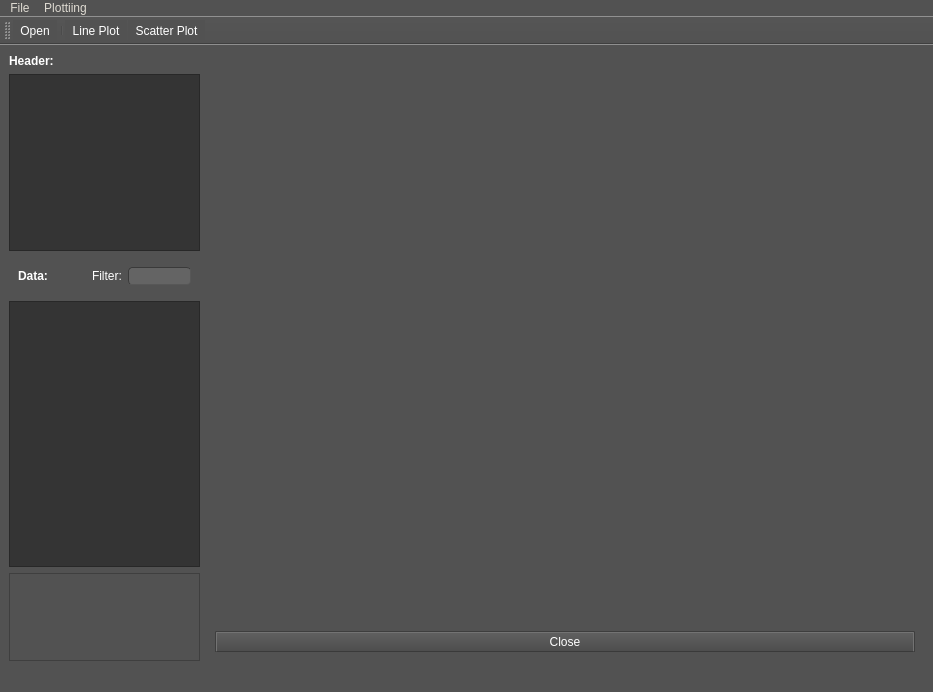
<?xml version="1.0" encoding="UTF-8"?>
<ui version="4.0">
 <class>Viewer</class>
 <widget class="QMainWindow" name="Viewer">
  <property name="geometry">
   <rect>
    <x>0</x>
    <y>0</y>
    <width>933</width>
    <height>692</height>
   </rect>
  </property>
  <property name="windowTitle">
   <string>TFS Viewer</string>
  </property>
  <property name="styleSheet">
   <string notr="true">/*
ElegantDark Style Sheet for QT Applications
Author: Jaime A. Quiroga P.
Company: GTRONICK
Last updated: 17/04/2018
Available at: https://github.com/GTRONICK/QSS/blob/master/ElegantDark.qss
*/
* {
	background-color:rgb(82, 82, 82);
	color: rgb(255,255,255);
	selection-background-color: rgb(187, 187, 187);
	selection-color: rgb(60, 63, 65);
}
QTextEdit {
	background-color:rgb(42, 42, 42);
	color: rgb(0, 255, 0);
}
QTableView {
	alternate-background-color:rgb(72,72,72);
	background-color:rgb(52,52,52);
}
QTableView::item {
	padding:0px;
}
QHeaderView:section{
border-style: outset;
	border-width: 2px;
	border-top-color: qlineargradient(spread:pad, x1:0.5, y1:0.6, x2:0.5, y2:0.4, stop:0 rgba(115, 115, 115, 255), stop:1 rgba(62, 62, 62, 255));
	border-right-color: qlineargradient(spread:pad, x1:0.4, y1:0.5, x2:0.6, y2:0.5, stop:0 rgba(115, 115, 115, 255), stop:1 rgba(62, 62, 62, 255));
	border-left-color: qlineargradient(spread:pad, x1:0.6, y1:0.5, x2:0.4, y2:0.5, stop:0 rgba(115, 115, 115, 255), stop:1 rgba(62, 62, 62, 255));
	border-bottom-color: rgb(58, 58, 58);
	border-bottom-width: 1px;
	border-style: solid;
	color: rgb(255, 255, 255);
	padding: 2px;
	background-color: qlineargradient(spread:pad, x1:0.5, y1:1, x2:0.5, y2:0, stop:0 rgba(77, 77, 77, 255), stop:1 rgba(97, 97, 97, 255));
}
QPushButton{
	border-style: outset;
	border-width: 2px;
	border-top-color: qlineargradient(spread:pad, x1:0.5, y1:0.6, x2:0.5, y2:0.4, stop:0 rgba(115, 115, 115, 255), stop:1 rgba(62, 62, 62, 255));
	border-right-color: qlineargradient(spread:pad, x1:0.4, y1:0.5, x2:0.6, y2:0.5, stop:0 rgba(115, 115, 115, 255), stop:1 rgba(62, 62, 62, 255));
	border-left-color: qlineargradient(spread:pad, x1:0.6, y1:0.5, x2:0.4, y2:0.5, stop:0 rgba(115, 115, 115, 255), stop:1 rgba(62, 62, 62, 255));
	border-bottom-color: rgb(58, 58, 58);
	border-bottom-width: 1px;
	border-style: solid;
	color: rgb(255, 255, 255);
	padding: 2px;
	background-color: qlineargradient(spread:pad, x1:0.5, y1:1, x2:0.5, y2:0, stop:0 rgba(77, 77, 77, 255), stop:1 rgba(97, 97, 97, 255));
}
QPushButton:hover{
	border-style: outset;
	border-width: 2px;
	border-top-color: qlineargradient(spread:pad, x1:0.5, y1:0.6, x2:0.5, y2:0.4, stop:0 rgba(180, 180, 180, 255), stop:1 rgba(110, 110, 110, 255));
	border-right-color: qlineargradient(spread:pad, x1:0.4, y1:0.5, x2:0.6, y2:0.5, stop:0 rgba(180, 180, 180, 255), stop:1 rgba(110, 110, 110, 255));
	border-left-color: qlineargradient(spread:pad, x1:0.6, y1:0.5, x2:0.4, y2:0.5, stop:0 rgba(180, 180, 180, 255), stop:1 rgba(110, 110, 110, 255));
	border-bottom-color: rgb(115, 115, 115);
	border-bottom-width: 1px;
	border-style: solid;
	color: rgb(255, 255, 255);
	padding: 2px;
	background-color: qlineargradient(spread:pad, x1:0.5, y1:1, x2:0.5, y2:0, stop:0 rgba(107, 107, 107, 255), stop:1 rgba(157, 157, 157, 255));
}
QPushButton:pressed{
	border-style: outset;
	border-width: 2px;
	border-top-color: qlineargradient(spread:pad, x1:0.5, y1:0.6, x2:0.5, y2:0.4, stop:0 rgba(62, 62, 62, 255), stop:1 rgba(22, 22, 22, 255));
	border-right-color: qlineargradient(spread:pad, x1:0.4, y1:0.5, x2:0.6, y2:0.5, stop:0 rgba(115, 115, 115, 255), stop:1 rgba(62, 62, 62, 255));
	border-left-color: qlineargradient(spread:pad, x1:0.6, y1:0.5, x2:0.4, y2:0.5, stop:0 rgba(115, 115, 115, 255), stop:1 rgba(62, 62, 62, 255));
	border-bottom-color: rgb(58, 58, 58);
	border-bottom-width: 1px;
	border-style: solid;
	color: rgb(255, 255, 255);
	padding: 2px;
	background-color: qlineargradient(spread:pad, x1:0.5, y1:1, x2:0.5, y2:0, stop:0 rgba(77, 77, 77, 255), stop:1 rgba(97, 97, 97, 255));
}
QPushButton:disabled{
	border-style: outset;
	border-width: 2px;
	border-top-color: qlineargradient(spread:pad, x1:0.5, y1:0.6, x2:0.5, y2:0.4, stop:0 rgba(115, 115, 115, 255), stop:1 rgba(62, 62, 62, 255));
	border-right-color: qlineargradient(spread:pad, x1:0.4, y1:0.5, x2:0.6, y2:0.5, stop:0 rgba(115, 115, 115, 255), stop:1 rgba(62, 62, 62, 255));
	border-left-color: qlineargradient(spread:pad, x1:0.6, y1:0.5, x2:0.4, y2:0.5, stop:0 rgba(115, 115, 115, 255), stop:1 rgba(62, 62, 62, 255));
	border-bottom-color: rgb(58, 58, 58);
	border-bottom-width: 1px;
	border-style: solid;
	color: rgb(0, 0, 0);
	padding: 2px;
	background-color: qlineargradient(spread:pad, x1:0.5, y1:1, x2:0.5, y2:0, stop:0 rgba(57, 57, 57, 255), stop:1 rgba(77, 77, 77, 255));
}
QLineEdit {
	border-width: 1px; border-radius: 4px;
	border-color: rgb(58, 58, 58);
	border-style: inset;
	padding: 0 8px;
	color: rgb(255, 255, 255);
	background:rgb(100, 100, 100);
	
}
QLabel {
	color:rgb(255,255,255);	
}
QProgressBar {
	text-align: center;
	color: rgb(240, 240, 240);
	border-width: 1px; 
	border-radius: 10px;
	border-color: rgb(58, 58, 58);
	border-style: inset;
	background-color:rgb(77,77,77);
}
QProgressBar::chunk {
	background-color: qlineargradient(spread:pad, x1:0.5, y1:0.7, x2:0.5, y2:0.3, stop:0 rgba(87, 97, 106, 255), stop:1 rgba(93, 103, 113, 255));
	border-radius: 5px;
}
QMenuBar {
	background:rgb(82, 82, 82);
}
QMenuBar::item {
	color:rgb(223,219,210);
	spacing: 3px;
	padding: 1px 4px;
	background: transparent;
}

QMenuBar::item:selected {
	background:rgb(115, 115, 115);
}
QMenu::item:selected {
	color:rgb(255,255,255);
	border-width:2px;
	border-style:solid;
	padding-left:18px;
	padding-right:8px;
	padding-top:2px;
	padding-bottom:3px;
	background:qlineargradient(spread:pad, x1:0.5, y1:0.7, x2:0.5, y2:0.3, stop:0 rgba(87, 97, 106, 255), stop:1 rgba(93, 103, 113, 255));
	border-top-color: qlineargradient(spread:pad, x1:0.5, y1:0.6, x2:0.5, y2:0.4, stop:0 rgba(115, 115, 115, 255), stop:1 rgba(62, 62, 62, 255));
	border-right-color: qlineargradient(spread:pad, x1:0.4, y1:0.5, x2:0.6, y2:0.5, stop:0 rgba(115, 115, 115, 255), stop:1 rgba(62, 62, 62, 255));
	border-left-color: qlineargradient(spread:pad, x1:0.6, y1:0.5, x2:0.4, y2:0.5, stop:0 rgba(115, 115, 115, 255), stop:1 rgba(62, 62, 62, 255));
	border-bottom-color: rgb(58, 58, 58);
	border-bottom-width: 1px;
}
QMenu::item {
	color:rgb(223,219,210);
	background-color:rgb(78,78,78);
	padding-left:20px;
	padding-top:4px;
	padding-bottom:4px;
	padding-right:10px;
}
QMenu{
	background-color:rgb(78,78,78);
}
QTabWidget {
	color:rgb(0,0,0);
	background-color:rgb(247,246,246);
}
QTabWidget::pane {
		border-color: rgb(77,77,77);
		background-color:rgb(101,101,101);
		border-style: solid;
		border-width: 1px;
    	border-radius: 6px;
}
QTabBar::tab {
	padding:2px;
	color:rgb(250,250,250);
  	background-color: qlineargradient(spread:pad, x1:0.5, y1:1, x2:0.5, y2:0, stop:0 rgba(77, 77, 77, 255), stop:1 rgba(97, 97, 97, 255));
	border-style: solid;
	border-width: 2px;
  	border-top-right-radius:4px;
   border-top-left-radius:4px;
	border-top-color: qlineargradient(spread:pad, x1:0.5, y1:0.6, x2:0.5, y2:0.4, stop:0 rgba(115, 115, 115, 255), stop:1 rgba(95, 92, 93, 255));
	border-right-color: qlineargradient(spread:pad, x1:0.4, y1:0.5, x2:0.6, y2:0.5, stop:0 rgba(115, 115, 115, 255), stop:1 rgba(95, 92, 93, 255));
	border-left-color: qlineargradient(spread:pad, x1:0.6, y1:0.5, x2:0.4, y2:0.5, stop:0 rgba(115, 115, 115, 255), stop:1 rgba(95, 92, 93, 255));
	border-bottom-color: rgb(101,101,101);
}
QTabBar::tab:selected, QTabBar::tab:last:selected, QTabBar::tab:hover {
  	background-color:rgb(101,101,101);
  	margin-left: 0px;
  	margin-right: 1px;
}
QTabBar::tab:!selected {
    	margin-top: 1px;
		margin-right: 1px;
}
QCheckBox {
	color:rgb(223,219,210);
	padding: 2px;
}
QCheckBox:hover {
	border-radius:4px;
	border-style:solid;
	padding-left: 1px;
	padding-right: 1px;
	padding-bottom: 1px;
	padding-top: 1px;
	border-width:1px;
	border-color: rgb(87, 97, 106);
	background-color:qlineargradient(spread:pad, x1:0.5, y1:0.7, x2:0.5, y2:0.3, stop:0 rgba(87, 97, 106, 150), stop:1 rgba(93, 103, 113, 150));
}
QCheckBox::indicator:checked {
	border-radius:4px;
	border-style:solid;
	border-width:1px;
	border-color: rgb(180,180,180);
  	background-color:qlineargradient(spread:pad, x1:0.5, y1:0.7, x2:0.5, y2:0.3, stop:0 rgba(87, 97, 106, 255), stop:1 rgba(93, 103, 113, 255));
}
QCheckBox::indicator:unchecked {
	border-radius:4px;
	border-style:solid;
	border-width:1px;
	border-color: rgb(87, 97, 106);
  	background-color:rgb(255,255,255);
}
QStatusBar {
	color:rgb(240,240,240);
}</string>
  </property>
  <widget class="QWidget" name="centralwidget">
   <layout class="QHBoxLayout" name="horizontalLayout_2">
    <item>
     <layout class="QVBoxLayout" name="verticalLayout" stretch="0,0,0,0,0">
      <item>
       <widget class="QLabel" name="label">
        <property name="font">
         <font>
          <weight>75</weight>
          <bold>true</bold>
         </font>
        </property>
        <property name="text">
         <string>Header:</string>
        </property>
       </widget>
      </item>
      <item>
       <widget class="QTableView" name="propertyTable">
        <property name="sizePolicy">
         <sizepolicy hsizetype="Ignored" vsizetype="Expanding">
          <horstretch>0</horstretch>
          <verstretch>2</verstretch>
         </sizepolicy>
        </property>
        <property name="styleSheet">
         <string notr="true"/>
        </property>
        <property name="alternatingRowColors">
         <bool>false</bool>
        </property>
        <property name="showGrid">
         <bool>false</bool>
        </property>
       </widget>
      </item>
      <item>
       <widget class="QWidget" name="widget" native="true">
        <property name="sizePolicy">
         <sizepolicy hsizetype="Preferred" vsizetype="Preferred">
          <horstretch>0</horstretch>
          <verstretch>0</verstretch>
         </sizepolicy>
        </property>
        <layout class="QHBoxLayout" name="horizontalLayout">
         <item>
          <widget class="QLabel" name="label_2">
           <property name="font">
            <font>
             <weight>75</weight>
             <bold>true</bold>
            </font>
           </property>
           <property name="text">
            <string>Data:</string>
           </property>
          </widget>
         </item>
         <item>
          <spacer name="horizontalSpacer">
           <property name="orientation">
            <enum>Qt::Horizontal</enum>
           </property>
           <property name="sizeHint" stdset="0">
            <size>
             <width>100</width>
             <height>20</height>
            </size>
           </property>
          </spacer>
         </item>
         <item>
          <widget class="QLabel" name="label_3">
           <property name="text">
            <string>Filter:</string>
           </property>
          </widget>
         </item>
         <item>
          <widget class="QLineEdit" name="filterDataEdit"/>
         </item>
        </layout>
       </widget>
      </item>
      <item>
       <widget class="QTableView" name="tableView">
        <property name="sizePolicy">
         <sizepolicy hsizetype="Expanding" vsizetype="Expanding">
          <horstretch>1</horstretch>
          <verstretch>3</verstretch>
         </sizepolicy>
        </property>
        <property name="alternatingRowColors">
         <bool>true</bool>
        </property>
       </widget>
      </item>
      <item>
       <widget class="QListView" name="logView">
        <property name="sizePolicy">
         <sizepolicy hsizetype="Expanding" vsizetype="Expanding">
          <horstretch>0</horstretch>
          <verstretch>1</verstretch>
         </sizepolicy>
        </property>
        <property name="font">
         <font>
          <family>Consolas</family>
          <weight>50</weight>
          <bold>false</bold>
         </font>
        </property>
       </widget>
      </item>
     </layout>
    </item>
    <item>
     <widget class="QWidget" name="chartArea" native="true">
      <layout class="QVBoxLayout" name="chartLayout">
       <item>
        <widget class="QCustomPlot" name="customPlot" native="true">
         <property name="minimumSize">
          <size>
           <width>700</width>
           <height>0</height>
          </size>
         </property>
        </widget>
       </item>
       <item>
        <widget class="QPushButton" name="closePlotButton">
         <property name="text">
          <string>Close</string>
         </property>
        </widget>
       </item>
      </layout>
     </widget>
    </item>
   </layout>
  </widget>
  <widget class="QMenuBar" name="menubar">
   <property name="geometry">
    <rect>
     <x>0</x>
     <y>0</y>
     <width>933</width>
     <height>17</height>
    </rect>
   </property>
   <widget class="QMenu" name="menuFile">
    <property name="title">
     <string>File</string>
    </property>
    <addaction name="actionOpen"/>
   </widget>
   <widget class="QMenu" name="menuPlottiing">
    <property name="title">
     <string>Plottiing</string>
    </property>
    <addaction name="actionplotColumn"/>
    <addaction name="actionscatter_plot_column"/>
   </widget>
   <addaction name="menuFile"/>
   <addaction name="menuPlottiing"/>
  </widget>
  <widget class="QStatusBar" name="statusbar"/>
  <widget class="QToolBar" name="toolBar">
   <property name="palette">
    <palette>
     <active>
      <colorrole role="WindowText">
       <brush brushstyle="SolidPattern">
        <color alpha="255">
         <red>255</red>
         <green>255</green>
         <blue>255</blue>
        </color>
       </brush>
      </colorrole>
      <colorrole role="Button">
       <brush brushstyle="SolidPattern">
        <color alpha="255">
         <red>82</red>
         <green>82</green>
         <blue>82</blue>
        </color>
       </brush>
      </colorrole>
      <colorrole role="Text">
       <brush brushstyle="SolidPattern">
        <color alpha="255">
         <red>255</red>
         <green>255</green>
         <blue>255</blue>
        </color>
       </brush>
      </colorrole>
      <colorrole role="ButtonText">
       <brush brushstyle="SolidPattern">
        <color alpha="255">
         <red>255</red>
         <green>255</green>
         <blue>255</blue>
        </color>
       </brush>
      </colorrole>
      <colorrole role="Base">
       <brush brushstyle="SolidPattern">
        <color alpha="255">
         <red>82</red>
         <green>82</green>
         <blue>82</blue>
        </color>
       </brush>
      </colorrole>
      <colorrole role="Window">
       <brush brushstyle="SolidPattern">
        <color alpha="255">
         <red>82</red>
         <green>82</green>
         <blue>82</blue>
        </color>
       </brush>
      </colorrole>
      <colorrole role="Highlight">
       <brush brushstyle="SolidPattern">
        <color alpha="255">
         <red>187</red>
         <green>187</green>
         <blue>187</blue>
        </color>
       </brush>
      </colorrole>
      <colorrole role="HighlightedText">
       <brush brushstyle="SolidPattern">
        <color alpha="255">
         <red>60</red>
         <green>63</green>
         <blue>65</blue>
        </color>
       </brush>
      </colorrole>
      <colorrole role="PlaceholderText">
       <brush brushstyle="NoBrush">
        <color alpha="128">
         <red>255</red>
         <green>255</green>
         <blue>255</blue>
        </color>
       </brush>
      </colorrole>
     </active>
     <inactive>
      <colorrole role="WindowText">
       <brush brushstyle="SolidPattern">
        <color alpha="255">
         <red>255</red>
         <green>255</green>
         <blue>255</blue>
        </color>
       </brush>
      </colorrole>
      <colorrole role="Button">
       <brush brushstyle="SolidPattern">
        <color alpha="255">
         <red>82</red>
         <green>82</green>
         <blue>82</blue>
        </color>
       </brush>
      </colorrole>
      <colorrole role="Text">
       <brush brushstyle="SolidPattern">
        <color alpha="255">
         <red>255</red>
         <green>255</green>
         <blue>255</blue>
        </color>
       </brush>
      </colorrole>
      <colorrole role="ButtonText">
       <brush brushstyle="SolidPattern">
        <color alpha="255">
         <red>255</red>
         <green>255</green>
         <blue>255</blue>
        </color>
       </brush>
      </colorrole>
      <colorrole role="Base">
       <brush brushstyle="SolidPattern">
        <color alpha="255">
         <red>82</red>
         <green>82</green>
         <blue>82</blue>
        </color>
       </brush>
      </colorrole>
      <colorrole role="Window">
       <brush brushstyle="SolidPattern">
        <color alpha="255">
         <red>82</red>
         <green>82</green>
         <blue>82</blue>
        </color>
       </brush>
      </colorrole>
      <colorrole role="Highlight">
       <brush brushstyle="SolidPattern">
        <color alpha="255">
         <red>187</red>
         <green>187</green>
         <blue>187</blue>
        </color>
       </brush>
      </colorrole>
      <colorrole role="HighlightedText">
       <brush brushstyle="SolidPattern">
        <color alpha="255">
         <red>60</red>
         <green>63</green>
         <blue>65</blue>
        </color>
       </brush>
      </colorrole>
      <colorrole role="PlaceholderText">
       <brush brushstyle="NoBrush">
        <color alpha="128">
         <red>255</red>
         <green>255</green>
         <blue>255</blue>
        </color>
       </brush>
      </colorrole>
     </inactive>
     <disabled>
      <colorrole role="WindowText">
       <brush brushstyle="SolidPattern">
        <color alpha="255">
         <red>255</red>
         <green>255</green>
         <blue>255</blue>
        </color>
       </brush>
      </colorrole>
      <colorrole role="Button">
       <brush brushstyle="SolidPattern">
        <color alpha="255">
         <red>82</red>
         <green>82</green>
         <blue>82</blue>
        </color>
       </brush>
      </colorrole>
      <colorrole role="Text">
       <brush brushstyle="SolidPattern">
        <color alpha="255">
         <red>255</red>
         <green>255</green>
         <blue>255</blue>
        </color>
       </brush>
      </colorrole>
      <colorrole role="ButtonText">
       <brush brushstyle="SolidPattern">
        <color alpha="255">
         <red>255</red>
         <green>255</green>
         <blue>255</blue>
        </color>
       </brush>
      </colorrole>
      <colorrole role="Base">
       <brush brushstyle="SolidPattern">
        <color alpha="255">
         <red>82</red>
         <green>82</green>
         <blue>82</blue>
        </color>
       </brush>
      </colorrole>
      <colorrole role="Window">
       <brush brushstyle="SolidPattern">
        <color alpha="255">
         <red>82</red>
         <green>82</green>
         <blue>82</blue>
        </color>
       </brush>
      </colorrole>
      <colorrole role="Highlight">
       <brush brushstyle="SolidPattern">
        <color alpha="255">
         <red>187</red>
         <green>187</green>
         <blue>187</blue>
        </color>
       </brush>
      </colorrole>
      <colorrole role="HighlightedText">
       <brush brushstyle="SolidPattern">
        <color alpha="255">
         <red>60</red>
         <green>63</green>
         <blue>65</blue>
        </color>
       </brush>
      </colorrole>
      <colorrole role="PlaceholderText">
       <brush brushstyle="NoBrush">
        <color alpha="128">
         <red>255</red>
         <green>255</green>
         <blue>255</blue>
        </color>
       </brush>
      </colorrole>
     </disabled>
    </palette>
   </property>
   <property name="windowTitle">
    <string>toolBar</string>
   </property>
   <property name="iconSize">
    <size>
     <width>32</width>
     <height>32</height>
    </size>
   </property>
   <attribute name="toolBarArea">
    <enum>TopToolBarArea</enum>
   </attribute>
   <attribute name="toolBarBreak">
    <bool>false</bool>
   </attribute>
   <addaction name="actionOpen"/>
   <addaction name="separator"/>
   <addaction name="actionplotColumn"/>
   <addaction name="actionscatter_plot_column"/>
  </widget>
  <action name="actionOpen">
   <property name="icon">
    <iconset>
     <normaloff>:/icons/res/open_clr.svg</normaloff>
     <activeoff>:/icons/res/open.svg</activeoff>:/icons/res/open_clr.svg</iconset>
   </property>
   <property name="text">
    <string>Open</string>
   </property>
  </action>
  <action name="actionplotColumn">
   <property name="icon">
    <iconset>
     <normaloff>:/icons/res/line_plot_001_inactive.png</normaloff>
     <disabledoff>:/icons/res/line_plot_001.png</disabledoff>
     <activeoff>:/icons/res/line_plot_001.png</activeoff>
     <activeon>:/icons/res/line_plot_001.png</activeon>:/icons/res/line_plot_001_inactive.png</iconset>
   </property>
   <property name="text">
    <string>Line Plot</string>
   </property>
   <property name="toolTip">
    <string>Shows the content of the selected column in a plot</string>
   </property>
  </action>
  <action name="actionscatter_plot_column">
   <property name="checkable">
    <bool>false</bool>
   </property>
   <property name="checked">
    <bool>false</bool>
   </property>
   <property name="icon">
    <iconset>
     <normaloff>:/icons/res/scatter_plot_001_inactive.png</normaloff>
     <disabledoff>:/icons/res/line_plot_001_inactive.png</disabledoff>
     <disabledon>:/icons/res/scatter_plot_001_inactive.png</disabledon>
     <activeoff>:/icons/res/scat_plot_001.png</activeoff>
     <activeon>:/icons/res/scat_plot_001.png</activeon>:/icons/res/scatter_plot_001_inactive.png</iconset>
   </property>
   <property name="text">
    <string>Scatter Plot</string>
   </property>
   <property name="toolTip">
    <string>Shows a scatter plot of the selected column(s)</string>
   </property>
  </action>
  <action name="actionSave">
   <property name="icon">
    <iconset>
     <normaloff>:/icons/res/save.svg</normaloff>:/icons/res/save.svg</iconset>
   </property>
   <property name="text">
    <string>Save</string>
   </property>
  </action>
  <action name="actionSave_Compressed">
   <property name="text">
    <string>Save Compressed</string>
   </property>
  </action>
 </widget>
 <customwidgets>
  <customwidget>
   <class>QCustomPlot</class>
   <extends>QWidget</extends>
   <header>src/qcustomplot.h</header>
   <container>1</container>
  </customwidget>
 </customwidgets>
 <resources/>
 <connections/>
</ui>
